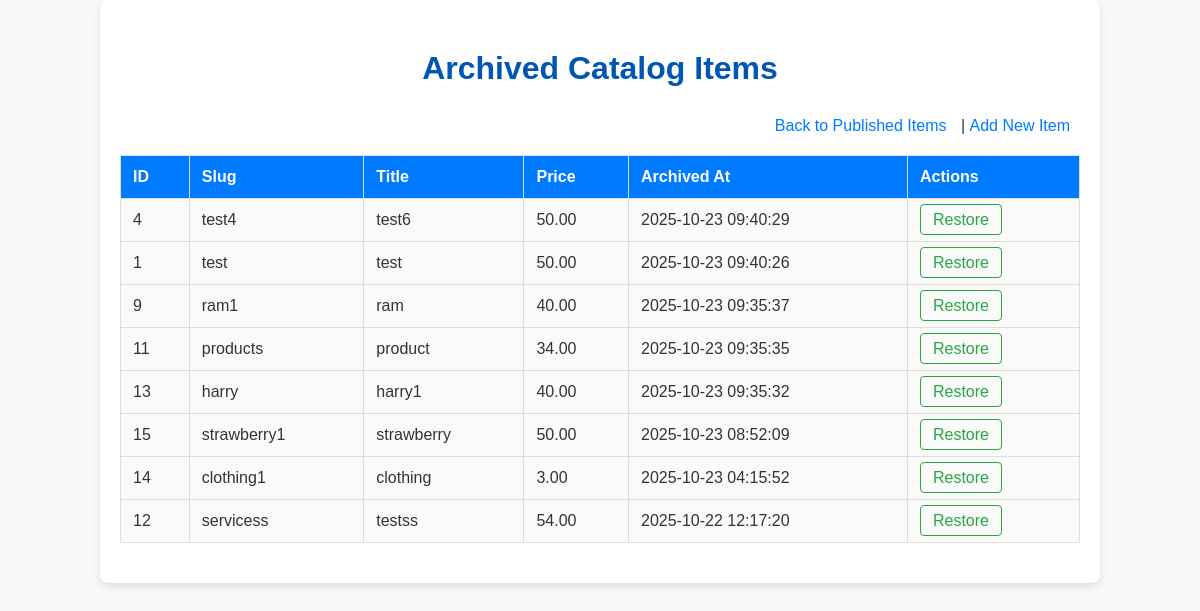
The app's page /admin/catalog-archived.php, older data.
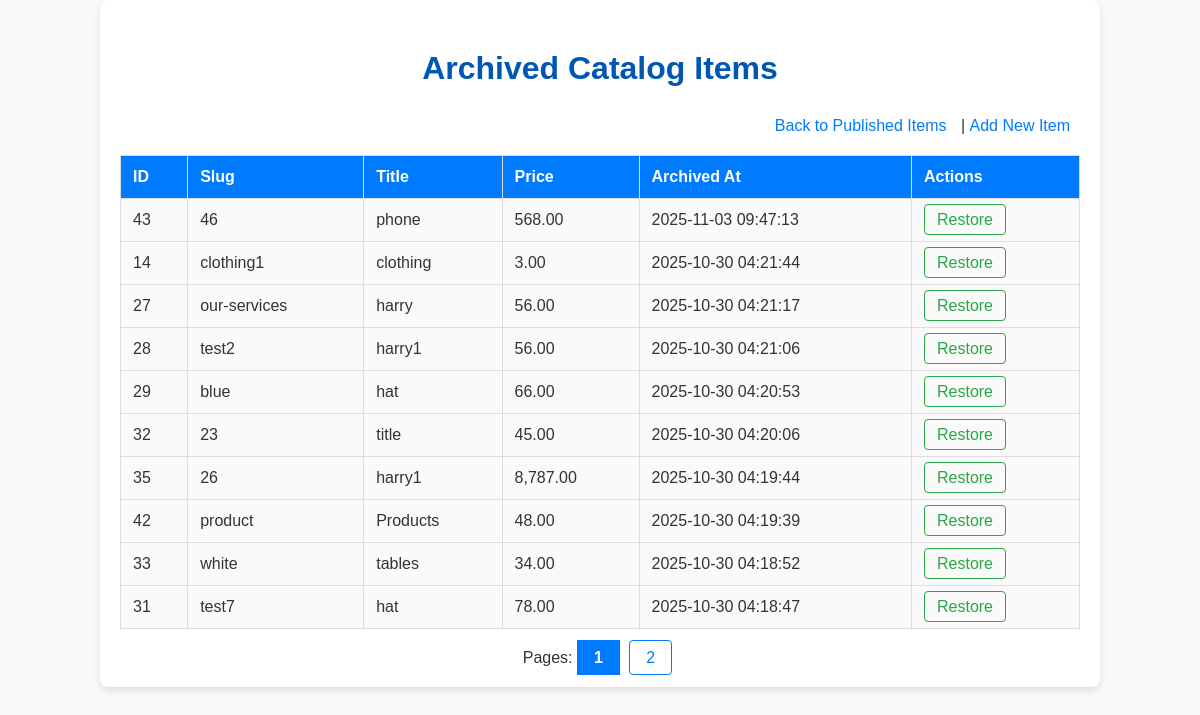
The same page, newer data.
### tables this page shows
CREATE TABLE `catalog_items` (
  `id` int unsigned NOT NULL AUTO_INCREMENT,
  `slug` varchar(150) NOT NULL,
  `title` varchar(255) NOT NULL,
  `price` decimal(10,2) NOT NULL DEFAULT '0.00',
  `short_desc` text,
  `image_path` varchar(255) DEFAULT NULL,
  `status` enum('published','archived') NOT NULL DEFAULT 'published',
  `created_at` timestamp NULL DEFAULT CURRENT_TIMESTAMP,
  `updated_at` timestamp NULL DEFAULT CURRENT_TIMESTAMP ON UPDATE CURRENT_TIMESTAMP,
  PRIMARY KEY (`id`),
  UNIQUE KEY `slug` (`slug`),
  KEY `idx_status` (`status`),
  KEY `idx_slug` (`slug`)
);

### admin/catalog-archived.php (the view, shortened to what this page needs)
<?php
require_once __DIR__ . '/../app/config.php';
$perPage = 10;
$page = isset($_GET['page']) && is_numeric($_GET['page']) ? (int)$_GET['page'] : 1;
$stmtCount = $pdo->prepare("SELECT COUNT(*) FROM catalog_items WHERE status = 'archived'");
$stmtCount->execute();
$totalItems = $stmtCount->fetchColumn();
$totalPages = ceil($totalItems / $perPage);
$offset = ($page - 1) * $perPage;
$stmt = $pdo->prepare("SELECT * FROM catalog_items WHERE status = 'archived' ORDER BY updated_at DESC LIMIT :offset, :perPage");
$stmt->bindValue(':offset', $offset, PDO::PARAM_INT);
$stmt->bindValue(':perPage', $perPage, PDO::PARAM_INT);
$stmt->execute();
$items = $stmt->fetchAll(PDO::FETCH_ASSOC);
?>
<!DOCTYPE html>
<html lang="en">
<head>
</head>
<body>
    <div class="container">
        <h1>Archived Catalog Items</h1>
        <div class="actions">
            <a href="catalog.php">Back to Published Items</a> |
            <a href="catalog-new.php">Add New Item</a>
        </div>
        <table>
            <thead>
                <tr>
                    <th>ID</th>
                    <th>Slug</th>
                    <th>Title</th>
                    <th>Price</th>
                    <th>Archived At</th>
                    <th>Actions</th>
                </tr>
            </thead>
            <tbody>
                <?php if (count($items) === 0): ?>
                    <tr><td colspan="6">No archived items.</td></tr>
                <?php else: ?>
                    <?php foreach ($items as $item): ?>
                        <tr>
                            <td><?= htmlspecialchars($item['id']) ?></td>
                            <td><?= htmlspecialchars($item['slug']) ?></td>
                            <td><?= htmlspecialchars($item['title']) ?></td>
                            <td><?= number_format($item['price'], 2) ?></td>
                            <td><?= htmlspecialchars($item['updated_at']) ?></td>
                            <td>
                                <a href="catalog-restore.php?id=<?= $item['id'] ?>" onclick="return confirm('Restore this item?')">Restore</a>
                            </td>
                        </tr>
                    <?php endforeach; ?>
                <?php endif; ?>
            </tbody>
        </table>
        <div class="pagination">
            <?php if ($totalPages > 1): ?>
                Pages:
                <?php for ($p = 1; $p <= $totalPages; $p++): ?>
                    <?php if ($p === $page): ?>
                        <strong><?= $p ?></strong>
                    <?php else: ?>
                        <a href="?page=<?= $p ?>"><?= $p ?></a>
                    <?php endif; ?>
                <?php endfor; ?>
            <?php endif; ?>
        </div>
    </div>
</body>
</html>

Row changes from the older to the newer data that the page shows:
no longer on this page (row unchanged): catalog_items: id "4", slug "test4", title "test6", price "50.00", updated_at "2025-10-23 09:40:29"
no longer on this page (row unchanged): catalog_items: id "1", slug "test", title "test", price "50.00", updated_at "2025-10-23 09:40:26"
no longer on this page (row unchanged): catalog_items: id "9", slug "ram1", title "ram", price "40.00", updated_at "2025-10-23 09:35:37"
no longer on this page (row edited): catalog_items: id "11", slug "products", title "product", price "34.00", updated_at "2025-10-23 09:35:35"
no longer on this page (row unchanged): catalog_items: id "13", slug "harry", title "harry1", price "40.00", updated_at "2025-10-23 09:35:32"
no longer on this page (row edited): catalog_items: id "15", slug "strawberry1", title "strawberry", price "50.00", updated_at "2025-10-23 08:52:09"
no longer on this page (row unchanged): catalog_items: id "12", slug "servicess", title "testss", price "54.00", updated_at "2025-10-22 12:17:20"
added catalog_items: id "43", slug "46", title "phone", price "568.00", updated_at "2025-11-03 09:47:13"
changed catalog_items "clothing1": updated_at "2025-10-23 04:15:52" → "2025-10-30 04:21:44"
added catalog_items: id "27", slug "our-services", title "harry", price "56.00", updated_at "2025-10-30 04:21:17"
added catalog_items: id "28", slug "test2", title "harry1", price "56.00", updated_at "2025-10-30 04:21:06"
added catalog_items: id "29", slug "blue", title "hat", price "66.00", updated_at "2025-10-30 04:20:53"
added catalog_items: id "32", slug "23", title "title", price "45.00", updated_at "2025-10-30 04:20:06"
added catalog_items: id "35", slug "26", title "harry1", price "8,787.00", updated_at "2025-10-30 04:19:44"
added catalog_items: id "42", slug "product", title "Products", price "48.00", updated_at "2025-10-30 04:19:39"
added catalog_items: id "33", slug "white", title "tables", price "34.00", updated_at "2025-10-30 04:18:52"
added catalog_items: id "31", slug "test7", title "hat", price "78.00", updated_at "2025-10-30 04:18:47"
Text that changed along with them:
text now shown: "Pages:"
new list line: "1"
new list line: "2"
